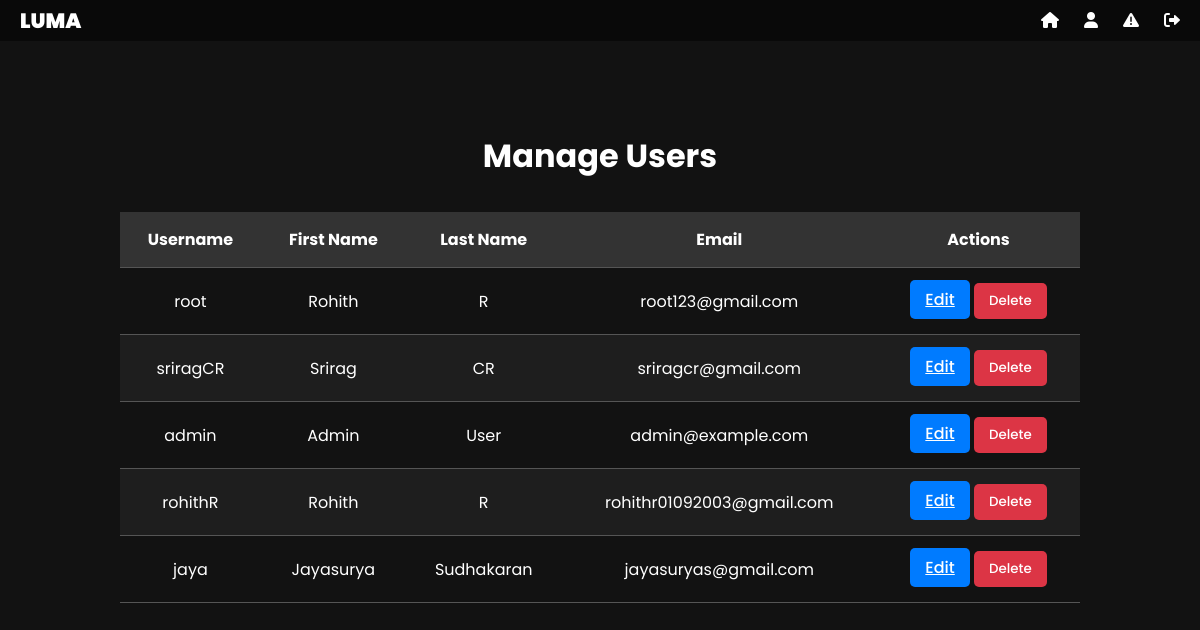
/admin-dashboard/manage-users/ (signed in), run on the app's committed database.
### chat/models.py (models this page shows, shortened)
class User(AbstractBaseUser):
    first_name = models.CharField(max_length=30)
    last_name = models.CharField(max_length=30)
    username = models.CharField(max_length=30, unique=True)
    email = models.EmailField(unique=True)
    profile_picture = models.ImageField(upload_to='profile_pics/', blank=True, null=True)  # Optional field
    created_at = models.DateTimeField(auto_now_add=True)
    is_active = models.BooleanField(default=True)
    is_admin = models.BooleanField(default=False)
    objects = UserManager()
    USERNAME_FIELD = 'username'
    REQUIRED_FIELDS = ['email', 'first_name', 'last_name']
    class Meta:
        db_table = 'chat_user'

### chat/views.py (the view)
# urls.py: path('admin-dashboard/manage-users/', manage_users, name='manage_users'),
@login_required
def manage_users(request):
    users = User.objects.all()
    return render(request, 'admin_users.html', {'users': users})

### templates/admin_users.html (shortened to what this page needs)
{% extends 'admin_base.html' %}
{% block content %}
    <h1 class="manage-users-header">Manage Users</h1>
    <div class="manage-users-table-wrapper">
        <table class="manage-users-table">
            <thead>
                <tr>
                    <th>Username</th>
                    <th>First Name</th>
                    <th>Last Name</th>
                    <th>Email</th>
                    <th>Actions</th>
                </tr>
            </thead>
            <tbody>
                {% for user in users %}
                <tr>
                    <td>{{ user.username }}</td>
                    <td>{{ user.first_name }}</td>
                    <td>{{ user.last_name }}</td>
                    <td>{{ user.email }}</td>
                    <td>
                        <a href="{% url 'edit_user' user.id %}" class="btn btn-primary btn-sm">Edit</a>
                        <button class="btn btn-danger btn-sm" onclick="openModal({{ user.id }})">Delete</button>
                    </td>
                </tr>
                {% endfor %}
            </tbody>
        </table>
    </div>
{% endblock %}

### data on the page
User: username "root", first_name "Rohith", last_name "R", email "root123@gmail.com"
User: username "sriragCR", first_name "Srirag", last_name "CR", email "sriragcr@gmail.com"
User: username "admin", first_name "Admin", last_name "User", email "admin@example.com"
User: username "rohithR", first_name "Rohith", last_name "R", email "rohithr01092003@gmail.com"
User: username "jaya", first_name "Jayasurya", last_name "Sudhakaran", email "jayasuryas@gmail.com"
